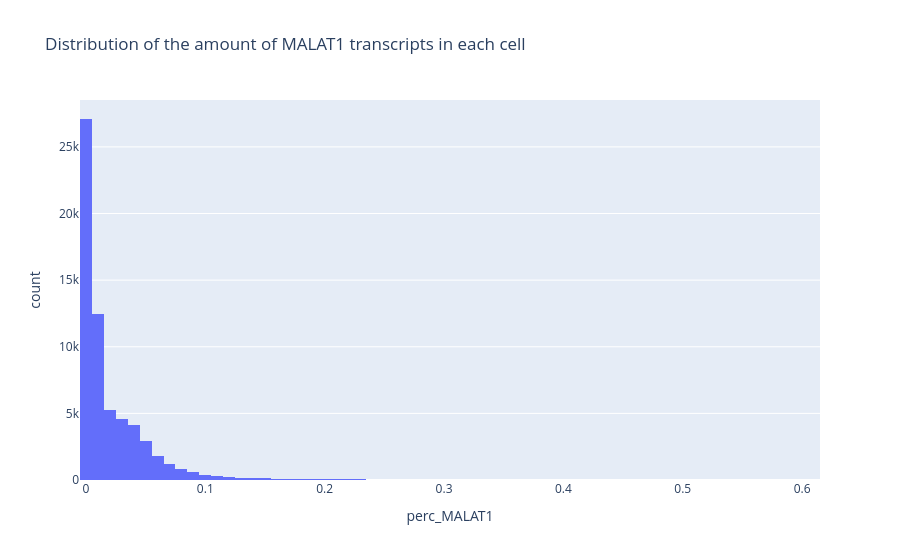

This figure's notebook cell:
### Code cell
fig = px.histogram(adata.obs, x='perc_MALAT1', nbins=100, title='Distribution of the amount of MALAT1 transcripts in each cell')
fig.show()

### Figure 1 — Plotly figure (JSON) as saved in the notebook; plotly's stock layout.template omitted (floating-point values rounded to 4 significant figures; data arrays with more than 128 entries replaced by an {"elided": "..."} marker saying what was removed)
{"data": [{"bingroup": "x", "hovertemplate": "perc_MALAT1=%{x}<br>count=%{y}<extra></extra>", "legendgroup": "", "marker": {"color": "#636efa", "pattern": {"shape": ""}}, "name": "", "nbinsx": 100, "orientation": "v", "showlegend": false, "type": "histogram", "x": {"elided": "62751 float values"}, "xaxis": "x", "yaxis": "y"}], "layout": {"barmode": "relative", "legend": {"tracegroupgap": 0}, "title": {"text": "Distribution of the amount of MALAT1 transcripts in each cell"}, "xaxis": {"anchor": "y", "domain": [0, 1], "title": {"text": "perc_MALAT1"}}, "yaxis": {"anchor": "x", "domain": [0, 1], "title": {"text": "count"}}}}
